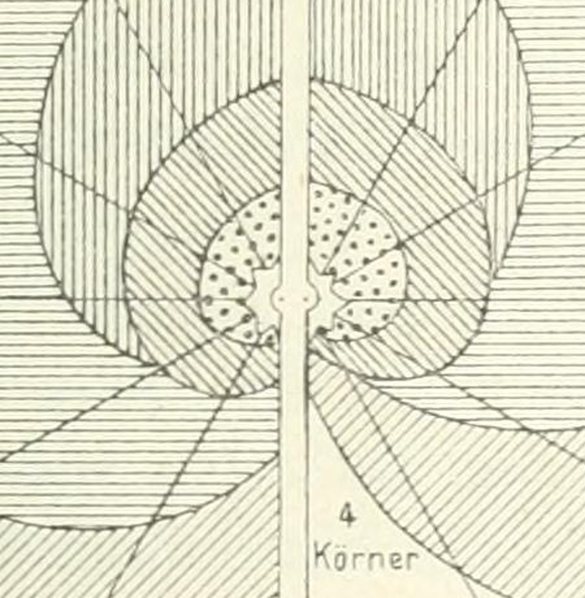
#> input picture noon/agent2-thunen/referee/crop34_centre.png, 1170 x 1196 px (shown at 1/2 size)
$ python fine34.py crop34_centre.png
#> lines starting #> are read from the running program, lines starting #| are printed output that depends on the picture
### noon/agent2-thunen/referee/texture.py
# Classify the hatching of the plates by a structure tensor, and read ring boundaries along rays.
# classes: '.' blank or sparse dots, 'o' dots (free farming), 'F' forest "\" hatch, 'W' vertical hatch (Fruchtwechsel),
#          'K' horizontal hatch (Koppel), 'D' "/" hatch (Dreifelder)
import sys
import numpy as np
from PIL import Image

def load(p):
#> called with p = 'crop34_centre.png'
    return np.asarray(Image.open(p).convert('L')).astype(float)
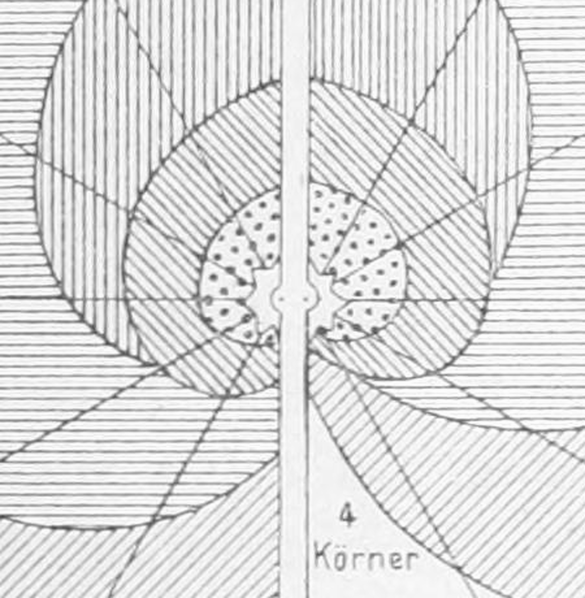
#> returned value: shape (1196, 1170) float64 (shown at 1/2 size); min 69, max 255, mean 220.5

def box(a, w):
    # mean over a (2w+1)^2 window via integral image
    H, W = a.shape
    ii = np.zeros((H + 1, W + 1)); ii[1:, 1:] = a.cumsum(0).cumsum(1)
    y0 = np.clip(np.arange(H) - w, 0, H); y1 = np.clip(np.arange(H) + w + 1, 0, H)
    x0 = np.clip(np.arange(W) - w, 0, W); x1 = np.clip(np.arange(W) + w + 1, 0, W)
    s = ii[y1][:, x1] - ii[y0][:, x1] - ii[y1][:, x0] + ii[y0][:, x0]
    return s / ((y1 - y0)[:, None] * (x1 - x0)[None, :])

def tensor(a, w=7):
    g = box(a, 1)
    gx = np.zeros_like(g); gy = np.zeros_like(g)
    gx[:, 1:-1] = g[:, 2:] - g[:, :-2]; gy[1:-1, :] = g[2:, :] - g[:-2, :]
    return box(gx * gx, w), box(gy * gy, w), box(gx * gy, w), box(255 - a, w)

def classify(Jxx, Jyy, Jxy, ink):
    E = Jxx + Jyy
    coh = np.sqrt((Jxx - Jyy) ** 2 + 4 * Jxy ** 2) / np.maximum(E, 1e-9)
    ang = np.degrees(0.5 * np.arctan2(2 * Jxy, Jxx - Jyy))     # 0: vertical lines; +-90: horizontal; +45: "/"; -45: "\"
    c = np.full(E.shape, '.', dtype='<U1')
    hatch = (E > 150) & (coh > 0.45)
    c[(E > 150) & ~hatch] = 'o'
    c[hatch & (np.abs(ang) < 22.5)] = 'W'
    c[hatch & (np.abs(ang) > 67.5)] = 'K'
    c[hatch & (ang >= 22.5) & (ang <= 67.5)] = 'D'
    c[hatch & (ang <= -22.5) & (ang >= -67.5)] = 'F'
    return c

def ray(c, cx, cy, deg, rmax, step=2):
    # deg measured from straight up, clockwise positive; returns string of classes every `step` px
    t = np.radians(deg); out = []
    for r in np.arange(0, rmax, step):
        x = int(round(cx + r * np.sin(t))); y = int(round(cy - r * np.cos(t)))
        out.append(c[y, x] if 0 <= x < c.shape[1] and 0 <= y < c.shape[0] else ' ')
    return ''.join(out)

# [13 lines left out: function runs, not called in this run]

# [14 lines that do not run on import are left out]

### noon/agent2-thunen/referee/fine34.py
# Finer rays on plates III and IV: where does the vertical hatching (third ring) end?
import sys, os
sys.path.insert(0, os.path.dirname(os.path.abspath(__file__)))
import numpy as np
from texture import load, tensor, classify, ray
a = load(sys.argv[1]); c = classify(*tensor(a)); PX = 19.78; step = 2
def wrun(s):
    # longest run of 'W' between 3 and 20 miles out, in miles (start, end)
    best = (0, 0, 0); i = 0
    while i < len(s):
        if s[i] == 'W':
            j = i
            while j < len(s) and s[j] == 'W': j += 1
            if j - i > best[0] and i * step / PX > 3: best = (j - i, i, j)
            i = j
        else: i += 1
    return best[1] * step / PX, best[2] * step / PX
print('plate III (town price = 1.5 - 0.15*deg/30):')
for deg in (34, 56, 64, 86, 94, 98, 102, 106, 110, 114, 118):
    s = ray(c, 776, 1329, -deg, 500, step); w = wrun(s)
    print('  %3d deg = %.3f Taler: vertical hatch %.1f to %.1f miles (%.1f wide)' % (deg, 1.5 - 0.15 * deg / 30, w[0], w[1], w[1] - w[0]))
#> this loop made 11 passes
#> w on passes 1 to 11: (12.94, 15.07), (12.74, 13.35), (0, 0), (0, 0), (0, 0), (0, 0), (0, 0), (0, 0), (0, 0), (0, 0), (0, 0)
#|    34 deg = 1.330 Taler: vertical hatch 12.9 to 15.1 miles (2.1 wide)
#|    56 deg = 1.220 Taler: vertical hatch 12.7 to 13.3 miles (0.6 wide)
#|    64 deg = 1.180 Taler: vertical hatch 0.0 to 0.0 miles (0.0 wide)
#|    86 deg = 1.070 Taler: vertical hatch 0.0 to 0.0 miles (0.0 wide)
#|    94 deg = 1.030 Taler: vertical hatch 0.0 to 0.0 miles (0.0 wide)
#|    98 deg = 1.010 Taler: vertical hatch 0.0 to 0.0 miles (0.0 wide)
#|   102 deg = 0.990 Taler: vertical hatch 0.0 to 0.0 miles (0.0 wide)
#|   106 deg = 0.970 Taler: vertical hatch 0.0 to 0.0 miles (0.0 wide)
#> (further printed lines are left out)
print('plate IV (yield = 10 - deg/30):')
for deg in (34, 56, 64, 68, 72, 76, 80, 84, 86):
    s = ray(c, 797, 1329, deg, 500, step); w = wrun(s)
    print('  %3d deg = %.2f Koerner: vertical hatch %.1f to %.1f miles (%.1f wide)' % (deg, 10 - deg / 30, w[0], w[1], w[1] - w[0]))
#> this loop made 9 passes
#|    34 deg = 8.87 Koerner: vertical hatch 0.0 to 0.0 miles (0.0 wide)
#|    56 deg = 8.13 Koerner: vertical hatch 0.0 to 0.0 miles (0.0 wide)
#|    64 deg = 7.87 Koerner: vertical hatch 0.0 to 0.0 miles (0.0 wide)
#|    68 deg = 7.73 Koerner: vertical hatch 0.0 to 0.0 miles (0.0 wide)
#|    72 deg = 7.60 Koerner: vertical hatch 0.0 to 0.0 miles (0.0 wide)
#|    76 deg = 7.47 Koerner: vertical hatch 0.0 to 0.0 miles (0.0 wide)
#|    80 deg = 7.33 Koerner: vertical hatch 0.0 to 0.0 miles (0.0 wide)
#|    84 deg = 7.20 Koerner: vertical hatch 0.0 to 0.0 miles (0.0 wide)
#> (further printed lines are left out)

$ run again, on noon/agent2-thunen/referee/crop_p2band.png
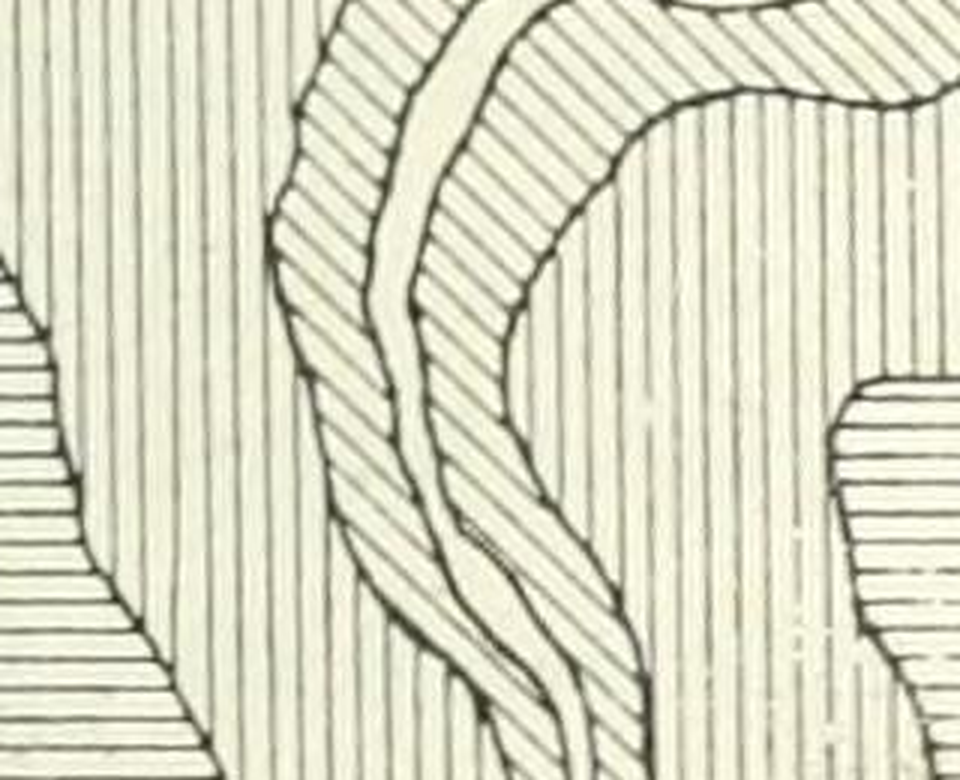
#> input picture noon/agent2-thunen/referee/crop_p2band.png, 960 x 780 px
#> in load, `return np.asarray(Image.open(p).convert('L')).astype(float)`:
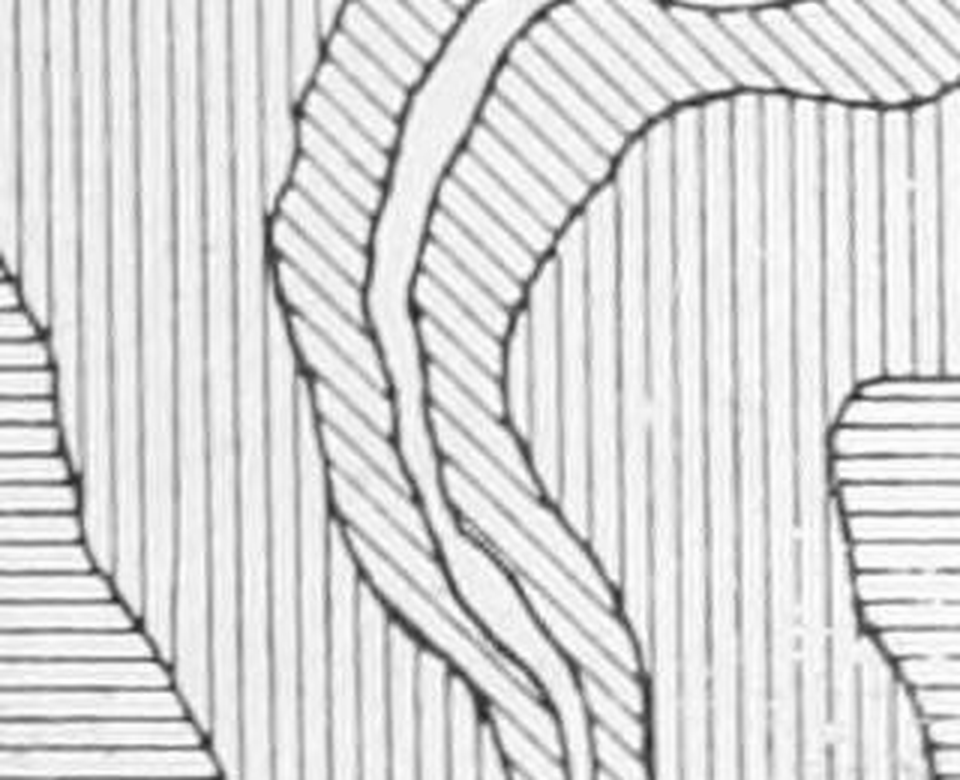
#> returned value: shape (780, 960) float64; min 35, max 255, mean 216.3
#> the loop `for deg in (34, 56, 64, 86, 94, 98, 102, 106, 110, 114, 118):` made 11 passes
#|    34 deg = 1.330 Taler: vertical hatch 0.0 to 0.0 miles (0.0 wide)
#|    56 deg = 1.220 Taler: vertical hatch 0.0 to 0.0 miles (0.0 wide)
#|    64 deg = 1.180 Taler: vertical hatch 0.0 to 0.0 miles (0.0 wide)
#|    86 deg = 1.070 Taler: vertical hatch 0.0 to 0.0 miles (0.0 wide)
#|    94 deg = 1.030 Taler: vertical hatch 0.0 to 0.0 miles (0.0 wide)
#> (further printed lines are left out)
#> the loop `for deg in (34, 56, 64, 68, 72, 76, 80, 84, 86):` made 9 passes
#|    34 deg = 8.87 Koerner: vertical hatch 0.0 to 0.0 miles (0.0 wide)
#|    56 deg = 8.13 Koerner: vertical hatch 0.0 to 0.0 miles (0.0 wide)
#|    64 deg = 7.87 Koerner: vertical hatch 0.0 to 0.0 miles (0.0 wide)
#|    68 deg = 7.73 Koerner: vertical hatch 0.0 to 0.0 miles (0.0 wide)
#|    72 deg = 7.60 Koerner: vertical hatch 0.0 to 0.0 miles (0.0 wide)
#> (further printed lines are left out)

$ run again, on noon/agent2-thunen/referee/crop_scale.png
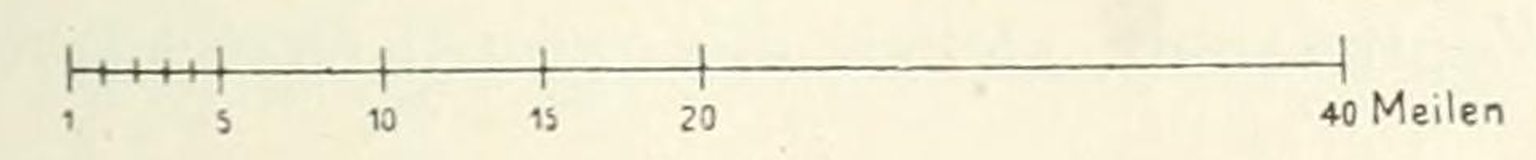
#> input picture noon/agent2-thunen/referee/crop_scale.png, 1536 x 160 px
#> in load, `return np.asarray(Image.open(p).convert('L')).astype(float)`:
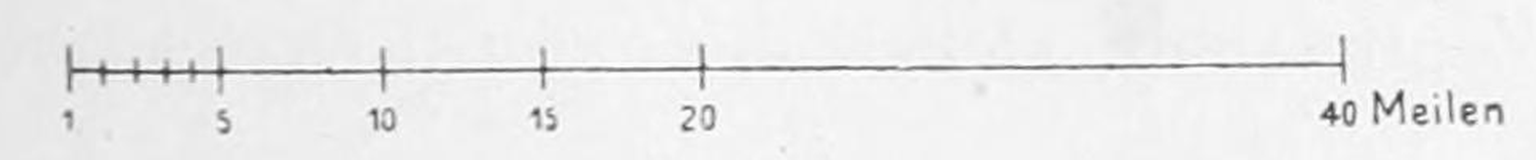
#> returned value: shape (160, 1536) float64; min 46, max 254, mean 236.4
#> the loop `for deg in (34, 56, 64, 86, 94, 98, 102, 106, 110, 114, 118):` made 11 passes
#|    34 deg = 1.330 Taler: vertical hatch 0.0 to 0.0 miles (0.0 wide)
#|    56 deg = 1.220 Taler: vertical hatch 0.0 to 0.0 miles (0.0 wide)
#|    64 deg = 1.180 Taler: vertical hatch 0.0 to 0.0 miles (0.0 wide)
#|    86 deg = 1.070 Taler: vertical hatch 0.0 to 0.0 miles (0.0 wide)
#|    94 deg = 1.030 Taler: vertical hatch 0.0 to 0.0 miles (0.0 wide)
#> (further printed lines are left out)
#> the loop `for deg in (34, 56, 64, 68, 72, 76, 80, 84, 86):` made 9 passes
#|    34 deg = 8.87 Koerner: vertical hatch 0.0 to 0.0 miles (0.0 wide)
#|    56 deg = 8.13 Koerner: vertical hatch 0.0 to 0.0 miles (0.0 wide)
#|    64 deg = 7.87 Koerner: vertical hatch 0.0 to 0.0 miles (0.0 wide)
#|    68 deg = 7.73 Koerner: vertical hatch 0.0 to 0.0 miles (0.0 wide)
#|    72 deg = 7.60 Koerner: vertical hatch 0.0 to 0.0 miles (0.0 wide)
#> (further printed lines are left out)
